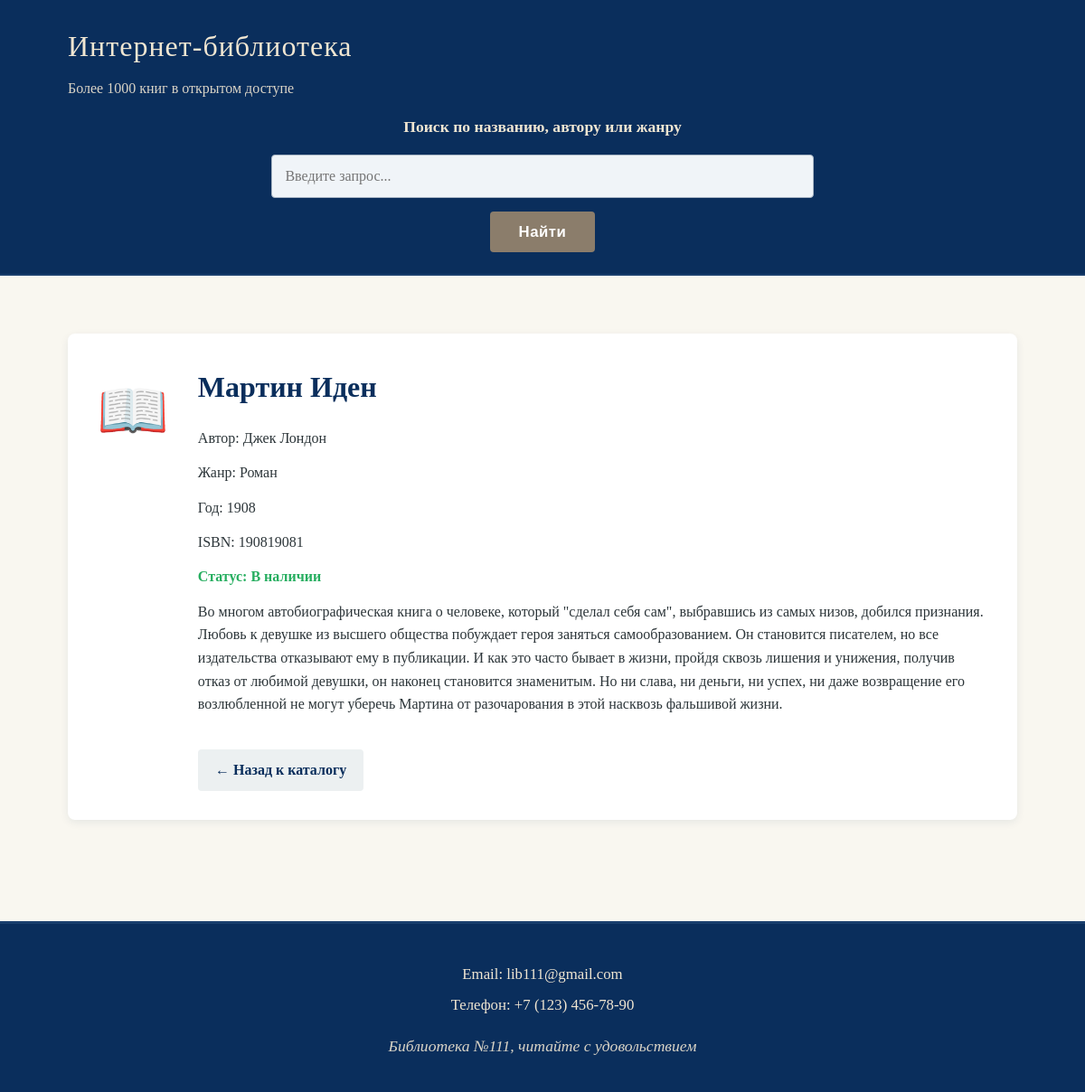
The app's page /books/7/ with its own data.
### library_app/models.py (models this page shows, shortened)
class Book(models.Model):
    title = models.CharField(max_length=200, verbose_name="Название")
    author = models.ForeignKey(
        Author,
        on_delete=models.CASCADE,
        verbose_name="Автор"
    )
    genre = models.CharField(max_length=100, verbose_name="Жанр")
    year = models.IntegerField(verbose_name="Год издания")
    isbn = models.CharField(max_length=17, unique=True, verbose_name="ISBN")
    description = models.TextField(verbose_name="Описание")
    available = models.BooleanField(default=True, verbose_name="Доступна")
    class Meta:
        verbose_name = "Книга"
        verbose_name_plural = "Книги"

class Author(models.Model):
    name = models.CharField(max_length=100, verbose_name="Имя автора")
    bio = models.TextField(blank=True, verbose_name="Биография")
    class Meta:
        verbose_name = "Автор"
        verbose_name_plural = "Авторы"

### library_app/views.py (the view)
# urls.py: path('books/<int:book_id>/', views.book_detail, name='book_detail'),
def book_detail(request, book_id):
    book = Book.objects.get(id=book_id)
    return render(request, 'book_detail.html', {'book': book})

### library_app/templates/book_detail.html (shortened to what this page needs)
<!DOCTYPE html>
<html lang="ru">
<head>
    {% load static %}
    <link rel="stylesheet" href="{% static 'styles/style.css' %}">
</head>
<body>
    <header>
        <div class="container">
            <h1 class="header-title">Интернет-библиотека</h1>
            <p class="header_description">Более 1000 книг в открытом доступе</p>
            <form class="books_form" action="{% url 'books_list' %}">
                <label for="search">Поиск по названию, автору или жанру</label>
                <input type="text" id="search" name="q" placeholder="Введите запрос...">
                <button type="submit">Найти</button>
            </form>
        </div>
    </header>
    <main>
        <div class="container">
            <div class="book-detail-card">
                <div class="book-cover-placeholder">📖</div>
                <div class="book-info">
                    <h2 class="book-title">{{ book.title }}</h2>
                                        <p class="book-author">Автор: {{ book.author.name }}</p>
                    <p class="book-genre">Жанр: {{ book.genre }}</p>
                    <p class="book-year">Год: {{ book.year }}</p>
                    <p class="book-isbn">ISBN: {{ book.isbn }}</p>
                    <p class="book-status"><strong>Статус:</strong>
                        {% if book.available %}
                            <span style="color: #27ae60;">В наличии</span>
                        {% else %}
                            <span style="color: #e74c3c;">Выдана</span>
                        {% endif %}
                    </p>
                    <p class="book-description">
                        {{ book.description }}
                    </p>
                    <a href="{% url 'books_list' %}" class="btn-back">← Назад к каталогу</a>
                </div>
            </div>
        </div>
    </main>
    <footer>
        <div class="container">
            <div class="contacts">
                <ul class="contact_list">
                    <li>Email: lib111@gmail.com</li>
                    <li>Телефон: +7 (123) 456-78-90</li>
                </ul>
            </div>
            <p class="lib_description">Библиотека №111, читайте с удовольствием</p>
        </div>
    </footer>
</body>
</html>

### library_app/static/styles/style.css (style rules this page uses)
* { margin: 0; padding: 0; box-sizing: border-box; }
body { font-family: 'Georgia', 'Times New Roman', serif; line-height: 1.7; color: #2c3539; background-color: #f9f7f0; }
.container { width: 90%; max-width: 1100px; margin: 0 auto; padding: 0 15px; }
header { background-color: #0a2e5c; padding: 1.5rem 0; color: #f0e6d2; border-bottom: 2px solid #1a3f6d; }
.header-title { font-size: 2rem; margin-bottom: 0.4rem; font-weight: normal; letter-spacing: 1px; }
.header_description { font-size: 1rem; margin-bottom: 1rem; opacity: 0.9; max-width: 700px; line-height: 1.6; }
.books_form { display: flex; flex-direction: column; align-items: center; gap: 0.9rem; max-width: 600px; margin: 0 auto; }
.books_form label { font-weight: bold; font-size: 1.1rem; }
.books_form input[type="text"] { width: 100%; padding: 0.9rem; font-size: 1rem; border: 1px solid #a8b5c4; border-radius: 4px; background-color: #f0f4f8; color: #0a2e5c; font-family: inherit; }
.books_form button { padding: 0.8rem 2rem; font-size: 1.05rem; background-color: #8b7d6b; color: white; border: none; border-radius: 4px; cursor: pointer; font-weight: bold; letter-spacing: 0.5px; transition: background-color 0.2s; }
main { padding: 2rem 0; }
footer { background-color: #0a2e5c; color: #f0e6d2; padding: 2.2rem 0; margin-top: 3rem; border-top: 3px solid #1a3f6d; }
.contact_list { list-style: none; text-align: center; margin-bottom: 1rem; }
.contact_list li { margin: 0.4rem 0; font-size: 1.05rem; }
.lib_description { text-align: center; font-style: italic; opacity: 0.9; font-size: 1.1rem; margin: 0; }
.book-detail-card { display: flex; gap: 2rem; background: white; padding: 2rem; border-radius: 8px; box-shadow: 0 3px 10px rgba(10, 46, 92, 0.08); margin: 2rem 0; }
.book-cover-placeholder { font-size: 4rem; color: #0a2e5c; }
.book-info { flex: 1; }
.book-info h2 { color: #0a2e5c; margin-bottom: 1rem; font-size: 2rem; }
.book-info p { margin-bottom: 0.8rem; line-height: 1.6; }
.book-status { color: #27ae60; font-weight: bold; }
.btn-back { display: inline-block; margin-top: 1.5rem; padding: 0.6rem 1.2rem; background-color: #ecf0f1; color: #0a2e5c; text-decoration: none; border-radius: 4px; font-weight: bold; }

### records on screen
Book: title "Мартин Иден", author.name "Джек Лондон", genre "Роман", year "1908", isbn "190819081", description "Во многом автобиографическая книга о человеке, который \"сделал себя сам\", выбравшись из самых низов, добился признания. Любовь к девушке из высшего общества побуждает героя заняться самообразованием. Он становится писателем, но все издательства отказывают ему в публикации. И как это часто бывает в жизни, пройдя сквозь лишения и унижения, получив отказ от любимой девушки, он наконец становится знаменитым. Но ни слава, ни деньги, ни успех, ни даже возвращение его возлюбленной не могут уберечь Мартина от разочарования в этой насквозь фальшивой жизни."
